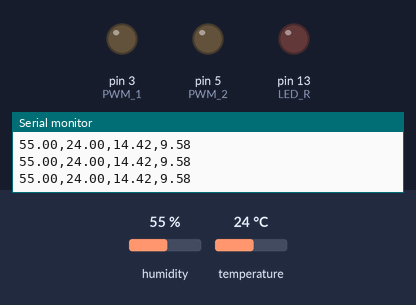
This sketch was run on a simulated Arduino Uno, built with avr-gcc and run on an emulated ATmega328P. Shown: output pins drawn as LEDs (lit = HIGH), the last lines printed to the serial monitor. The inputs (shaded band) are chosen by the test bench; at power-on: humidity 55 %, temperature 24 °C.

Above: at 6.2 s.
6.3 s: humidity set to 77 %
12.2 s: humidity set to 80 %
At 14.1 s:
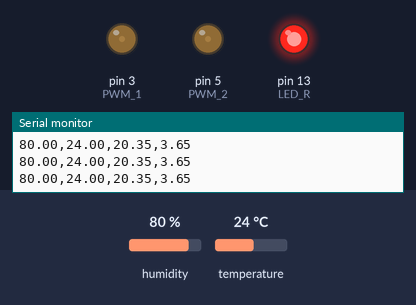
14.8 s: humidity set to 82 %
17.4 s: humidity set to 85 %
At 19.8 s:
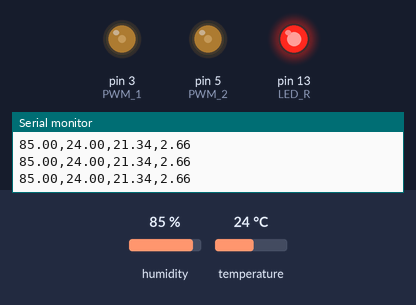
20.6 s: temperature set to 39.1 °C
26.5 s: temperature set to 40.2 °C
At 27.9 s:
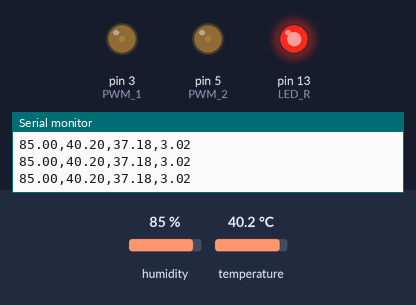
Timing chart, 0 to 29.5 s (numbered marks = the images above; inputs shaded):
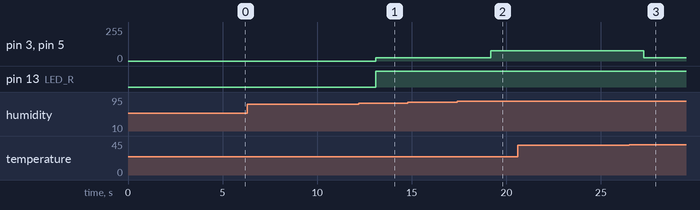

Measured:
- the behaviour switches between 78 and 79 % on humidity (found by bisection; images 0 and 1)
- the behaviour switches between 83 and 84 % on humidity (found by bisection; images 1 and 2)
- the behaviour switches between 39.5 and 39.6 °C on temperature (found by bisection; images 2 and 3)
- after the input at 12.2 s, pin 3 (PWM_1), pin 5 (PWM_2): 0/255 → 25/255 after 0.90 s; pin 13 (LED_R): LOW → HIGH after 0.90 s
- after the input at 17.4 s, pin 3 (PWM_1), pin 5 (PWM_2): 25/255 → 77/255 after 1.8 s
- after the input at 26.5 s, pin 3 (PWM_1), pin 5 (PWM_2): 77/255 → 25/255 after 0.75 s

The sketch:

Nano_ASG_20.ino
```cpp
// ----------------------------------------------------------------------------------------------------------------------------------------------

#include "DHT.h"                                                      //  Biblioteka DHT Sensor Library (Adafruit)

#define LED_R 13                                                      //  Czerwona dioda LED do pinu cyfrowego nr 11 (sygnalizacja pracy grzałki)
#define PWM_1 3                                                       //  Kanał PWM 1 na pinie 3
#define PWM_2 5                                                       //  Kanał PWM 2 na pinie 5
#define DHTPIN 4                                                      //  Czujnik DHT podłaczony do pinu cyfrowego nr 4
#define DHTTYPE DHT22                                                 //  Rodzaj czujnika DHT22

// Konfiguracja wartości dla PWM
// Wypełnienie    10%   30%   50%   70%   100%
// Wartość PWM    25    77    128   180   255

// Próg 1 dla t-d między 4°C ÷ 3°C

int PWR_1_1 = 25;     //  PWM_1 10%
int PWR_2_1 = 25;     //  PWM_2 10%

// Próg 2 dla t-d między 3°C ÷ 2°C

int PWR_1_2 = 77;     //  PWM_1 30%
int PWR_2_2 = 77;     //  PWM_2 30%

// Próg 3 dla t-d między 2°C ÷ 1°C

int PWR_1_3 = 128;    //  PWM_1 50%
int PWR_2_3 = 128;    //  PWM_2 50%

// Próg 4 dla t-d poniżej 1°C

int PWR_1_4 = 180;    //  PWM_1 70%
int PWR_2_4 = 180;    //  PWM_2 70%

DHT dht(DHTPIN, DHTTYPE);                                             //  Utworzenie obiektu dht

void setup() {
  Serial.begin(9600);                                                 //  Włączenie komunikacji szeregowej - ustawienie prędkości transmisji

  pinMode(LED_R, OUTPUT);                                             //  Konfiguracja pinu cyfrowego nr 11 jako wyjście
  pinMode(PWM_1, OUTPUT);                                             //  Konfiguracja pinu cyfrowego nr 3 jako wyjście
  pinMode(PWM_2, OUTPUT);                                             //  Konfiguracja pinu cyfrowego nr 5 jako wyjście

  dht.begin();                                                        //  Włączenie i inicjalizacja komunikacji z czujnikiem DHT
  delay(5000);                                                        //  Odczekaj 500 ms
}

void loop() {

  float h = dht.readHumidity();                                       //  Odczyt wilgotności h - typ zmiennej float
  float t = dht.readTemperature();                                    //  Odczyt temperatury t - typ zmiennej float

  double d = dewPoint(t, h);

  // Wysłanie na port COM danych o temperaturze (t), wilgotności (h) i temeraturze punktu rosy (d)
  Serial.println(String(h) + ',' + String(t) + ',' + String(d) + ',' + String(t-d));

  if ((t - d <= 4) && (t - d >= 3)) {                               //  Jeżeli różnica t-td jest mniejsza lub równa 4 i większa lub równa 3
    digitalWrite(LED_R, HIGH);
    analogWrite(PWM_1, PWR_1_1);
    analogWrite(PWM_2, PWR_2_1);
  }
  else if ((t - d < 3) && (t - d >= 2)) {                           //  Jeżeli różnica t-td jest mniejsza 3 i większa lub równa 2
    digitalWrite(LED_R, HIGH);
    analogWrite(PWM_1, PWR_1_2);
    analogWrite(PWM_2, PWR_2_2);
  }
  else if ((t - d < 2) && (t - d > 1)) {                            //  Jeżeli różnica t-td jest mniejsza 2 i większa 1
    digitalWrite(LED_R, HIGH);
    analogWrite(PWM_1, PWR_1_3);
    analogWrite(PWM_2, PWR_2_3);
  }
  else if (t - d <= 1) {                                             //  Jeżeli różnica t-td jest mniejsza lub równa 1
    digitalWrite(LED_R, HIGH);
    analogWrite(PWM_1, PWR_1_4);
    analogWrite(PWM_2, PWR_2_4);
  }
  else {
    digitalWrite(LED_R, LOW);                                        //  Wyłącz czerwoną diodę LED - grzałka nie pracuje
    analogWrite(PWM_1, 0);                                           //  PWM  - wypełnienie 0%
    analogWrite(PWM_2, 0);                                           //  PWM  - wypełnienie 0%
  }

}
```

Funkcje.ino
```cpp
double dewPoint(double t, double h)
{
  // (1) Ciśnienie pary nasyconej = ESGG(T)
  double RATIO = 373.15 / (273.15 + t);
  double RHS = -7.90298 * (RATIO - 1);
  RHS += 5.02808 * log10(RATIO);
  RHS += -1.3816e-7 * (pow(10, (11.344 * (1 - 1/RATIO ))) - 1) ;
  RHS += 8.1328e-3 * (pow(10, (-3.49149 * (RATIO - 1))) - 1) ;
  RHS += log10(1013.246);

  // factor -3 is to adjust units - Vapor Pressure SVP * humidity
  double VP = pow(10, RHS - 3) * h;

  // (2) DEWPOINT = F(Vapor Pressure)
  double T = log(VP/0.61078);   // temp var
  return (241.88 * T) / (17.558 - T);
}
```
